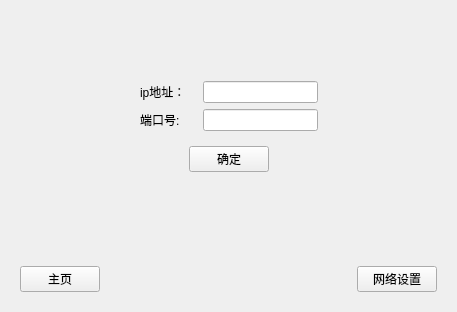
<?xml version="1.0" encoding="UTF-8"?>
<ui version="4.0">
 <class>Login</class>
 <widget class="QDialog" name="Login">
  <property name="geometry">
   <rect>
    <x>0</x>
    <y>0</y>
    <width>457</width>
    <height>312</height>
   </rect>
  </property>
  <property name="windowTitle">
   <string>Dialog</string>
  </property>
  <layout class="QVBoxLayout" name="verticalLayout_2">
   <item>
    <widget class="QStackedWidget" name="stackedWidget">
     <property name="currentIndex">
      <number>2</number>
     </property>
     <widget class="QWidget" name="page">
      <layout class="QVBoxLayout" name="verticalLayout">
       <item>
        <spacer name="verticalSpacer">
         <property name="orientation">
          <enum>Qt::Vertical</enum>
         </property>
         <property name="sizeHint" stdset="0">
          <size>
           <width>20</width>
           <height>40</height>
          </size>
         </property>
        </spacer>
       </item>
       <item>
        <widget class="QWidget" name="widget_3" native="true">
         <layout class="QHBoxLayout" name="horizontalLayout_2">
          <item>
           <spacer name="horizontalSpacer_3">
            <property name="orientation">
             <enum>Qt::Horizontal</enum>
            </property>
            <property name="sizeHint" stdset="0">
             <size>
              <width>40</width>
              <height>20</height>
             </size>
            </property>
           </spacer>
          </item>
          <item>
           <widget class="QWidget" name="widget" native="true">
            <layout class="QGridLayout" name="gridLayout">
             <item row="0" column="0">
              <widget class="QLabel" name="label">
               <property name="text">
                <string>用户名:</string>
               </property>
              </widget>
             </item>
             <item row="0" column="1" colspan="2">
              <widget class="QLineEdit" name="userName"/>
             </item>
             <item row="1" column="0">
              <widget class="QLabel" name="label_2">
               <property name="text">
                <string>密码:</string>
               </property>
              </widget>
             </item>
             <item row="1" column="1" colspan="2">
              <widget class="QLineEdit" name="password"/>
             </item>
             <item row="2" column="0" colspan="2">
              <widget class="QCheckBox" name="savePwd">
               <property name="text">
                <string>保存密码</string>
               </property>
              </widget>
             </item>
             <item row="2" column="2">
              <widget class="QPushButton" name="regUser">
               <property name="text">
                <string>没有账号，马上注册</string>
               </property>
              </widget>
             </item>
             <item row="3" column="0" colspan="3">
              <widget class="QWidget" name="widget_2" native="true">
               <layout class="QHBoxLayout" name="horizontalLayout">
                <item>
                 <spacer name="horizontalSpacer">
                  <property name="orientation">
                   <enum>Qt::Horizontal</enum>
                  </property>
                  <property name="sizeHint" stdset="0">
                   <size>
                    <width>59</width>
                    <height>20</height>
                   </size>
                  </property>
                 </spacer>
                </item>
                <item>
                 <widget class="QPushButton" name="loginBtn">
                  <property name="text">
                   <string>登录</string>
                  </property>
                 </widget>
                </item>
                <item>
                 <spacer name="horizontalSpacer_2">
                  <property name="orientation">
                   <enum>Qt::Horizontal</enum>
                  </property>
                  <property name="sizeHint" stdset="0">
                   <size>
                    <width>59</width>
                    <height>20</height>
                   </size>
                  </property>
                 </spacer>
                </item>
               </layout>
              </widget>
             </item>
            </layout>
           </widget>
          </item>
          <item>
           <spacer name="horizontalSpacer_4">
            <property name="orientation">
             <enum>Qt::Horizontal</enum>
            </property>
            <property name="sizeHint" stdset="0">
             <size>
              <width>54</width>
              <height>20</height>
             </size>
            </property>
           </spacer>
          </item>
         </layout>
        </widget>
       </item>
       <item>
        <spacer name="verticalSpacer_2">
         <property name="orientation">
          <enum>Qt::Vertical</enum>
         </property>
         <property name="sizeHint" stdset="0">
          <size>
           <width>20</width>
           <height>0</height>
          </size>
         </property>
        </spacer>
       </item>
      </layout>
     </widget>
     <widget class="QWidget" name="page_2">
      <layout class="QVBoxLayout" name="verticalLayout_3">
       <item>
        <spacer name="verticalSpacer_3">
         <property name="orientation">
          <enum>Qt::Vertical</enum>
         </property>
         <property name="sizeHint" stdset="0">
          <size>
           <width>20</width>
           <height>6</height>
          </size>
         </property>
        </spacer>
       </item>
       <item>
        <widget class="QWidget" name="widget_5" native="true">
         <layout class="QHBoxLayout" name="horizontalLayout_4">
          <item>
           <spacer name="horizontalSpacer_6">
            <property name="orientation">
             <enum>Qt::Horizontal</enum>
            </property>
            <property name="sizeHint" stdset="0">
             <size>
              <width>40</width>
              <height>20</height>
             </size>
            </property>
           </spacer>
          </item>
          <item>
           <widget class="QWidget" name="widget_6" native="true">
            <layout class="QGridLayout" name="gridLayout_2">
             <item row="0" column="1" colspan="2">
              <widget class="QLineEdit" name="regUserName"/>
             </item>
             <item row="3" column="0" colspan="3">
              <widget class="QWidget" name="widget_7" native="true">
               <layout class="QHBoxLayout" name="horizontalLayout_5">
                <item>
                 <spacer name="horizontalSpacer_7">
                  <property name="orientation">
                   <enum>Qt::Horizontal</enum>
                  </property>
                  <property name="sizeHint" stdset="0">
                   <size>
                    <width>40</width>
                    <height>20</height>
                   </size>
                  </property>
                 </spacer>
                </item>
                <item>
                 <widget class="QPushButton" name="registerBtn">
                  <property name="text">
                   <string>注册</string>
                  </property>
                 </widget>
                </item>
                <item>
                 <spacer name="horizontalSpacer_8">
                  <property name="orientation">
                   <enum>Qt::Horizontal</enum>
                  </property>
                  <property name="sizeHint" stdset="0">
                   <size>
                    <width>40</width>
                    <height>20</height>
                   </size>
                  </property>
                 </spacer>
                </item>
               </layout>
              </widget>
             </item>
             <item row="1" column="0">
              <widget class="QLabel" name="label_4">
               <property name="text">
                <string>密码:</string>
               </property>
              </widget>
             </item>
             <item row="1" column="1" colspan="2">
              <widget class="QLineEdit" name="regPassword"/>
             </item>
             <item row="0" column="0">
              <widget class="QLabel" name="label_3">
               <property name="text">
                <string>用户名:</string>
               </property>
              </widget>
             </item>
             <item row="2" column="0">
              <widget class="QLabel" name="label_7">
               <property name="text">
                <string>手机号:</string>
               </property>
              </widget>
             </item>
             <item row="2" column="1">
              <widget class="QLineEdit" name="phone"/>
             </item>
            </layout>
           </widget>
          </item>
          <item>
           <spacer name="horizontalSpacer_9">
            <property name="orientation">
             <enum>Qt::Horizontal</enum>
            </property>
            <property name="sizeHint" stdset="0">
             <size>
              <width>67</width>
              <height>20</height>
             </size>
            </property>
           </spacer>
          </item>
         </layout>
        </widget>
       </item>
       <item>
        <spacer name="verticalSpacer_4">
         <property name="orientation">
          <enum>Qt::Vertical</enum>
         </property>
         <property name="sizeHint" stdset="0">
          <size>
           <width>20</width>
           <height>0</height>
          </size>
         </property>
        </spacer>
       </item>
      </layout>
     </widget>
     <widget class="QWidget" name="page_3">
      <layout class="QVBoxLayout" name="verticalLayout_4">
       <item>
        <spacer name="verticalSpacer_5">
         <property name="orientation">
          <enum>Qt::Vertical</enum>
         </property>
         <property name="sizeHint" stdset="0">
          <size>
           <width>20</width>
           <height>32</height>
          </size>
         </property>
        </spacer>
       </item>
       <item>
        <widget class="QWidget" name="widget_8" native="true">
         <layout class="QHBoxLayout" name="horizontalLayout_6">
          <item>
           <spacer name="horizontalSpacer_10">
            <property name="orientation">
             <enum>Qt::Horizontal</enum>
            </property>
            <property name="sizeHint" stdset="0">
             <size>
              <width>40</width>
              <height>20</height>
             </size>
            </property>
           </spacer>
          </item>
          <item>
           <widget class="QWidget" name="widget_9" native="true">
            <layout class="QGridLayout" name="gridLayout_3">
             <item row="2" column="0" colspan="3">
              <widget class="QWidget" name="widget_10" native="true">
               <layout class="QHBoxLayout" name="horizontalLayout_7">
                <item>
                 <spacer name="horizontalSpacer_11">
                  <property name="orientation">
                   <enum>Qt::Horizontal</enum>
                  </property>
                  <property name="sizeHint" stdset="0">
                   <size>
                    <width>40</width>
                    <height>20</height>
                   </size>
                  </property>
                 </spacer>
                </item>
                <item>
                 <widget class="QPushButton" name="netOkBtn">
                  <property name="text">
                   <string>确定</string>
                  </property>
                 </widget>
                </item>
                <item>
                 <spacer name="horizontalSpacer_12">
                  <property name="orientation">
                   <enum>Qt::Horizontal</enum>
                  </property>
                  <property name="sizeHint" stdset="0">
                   <size>
                    <width>40</width>
                    <height>20</height>
                   </size>
                  </property>
                 </spacer>
                </item>
               </layout>
              </widget>
             </item>
             <item row="0" column="0">
              <widget class="QLabel" name="label_5">
               <property name="text">
                <string>ip地址：</string>
               </property>
              </widget>
             </item>
             <item row="1" column="0">
              <widget class="QLabel" name="label_6">
               <property name="text">
                <string>端口号:</string>
               </property>
              </widget>
             </item>
             <item row="1" column="1" colspan="2">
              <widget class="QLineEdit" name="port"/>
             </item>
             <item row="0" column="1" colspan="2">
              <widget class="QLineEdit" name="ipAddr"/>
             </item>
            </layout>
           </widget>
          </item>
          <item>
           <spacer name="horizontalSpacer_13">
            <property name="orientation">
             <enum>Qt::Horizontal</enum>
            </property>
            <property name="sizeHint" stdset="0">
             <size>
              <width>67</width>
              <height>20</height>
             </size>
            </property>
           </spacer>
          </item>
         </layout>
        </widget>
       </item>
       <item>
        <spacer name="verticalSpacer_6">
         <property name="orientation">
          <enum>Qt::Vertical</enum>
         </property>
         <property name="sizeHint" stdset="0">
          <size>
           <width>20</width>
           <height>0</height>
          </size>
         </property>
        </spacer>
       </item>
      </layout>
     </widget>
    </widget>
   </item>
   <item>
    <widget class="QWidget" name="widget_4" native="true">
     <layout class="QHBoxLayout" name="horizontalLayout_3">
      <item>
       <widget class="QPushButton" name="homeBtn">
        <property name="text">
         <string>主页</string>
        </property>
       </widget>
      </item>
      <item>
       <spacer name="horizontalSpacer_5">
        <property name="orientation">
         <enum>Qt::Horizontal</enum>
        </property>
        <property name="sizeHint" stdset="0">
         <size>
          <width>236</width>
          <height>20</height>
         </size>
        </property>
       </spacer>
      </item>
      <item>
       <widget class="QPushButton" name="netsetBtn">
        <property name="text">
         <string>网络设置</string>
        </property>
       </widget>
      </item>
     </layout>
    </widget>
   </item>
  </layout>
 </widget>
 <resources/>
 <connections/>
</ui>
